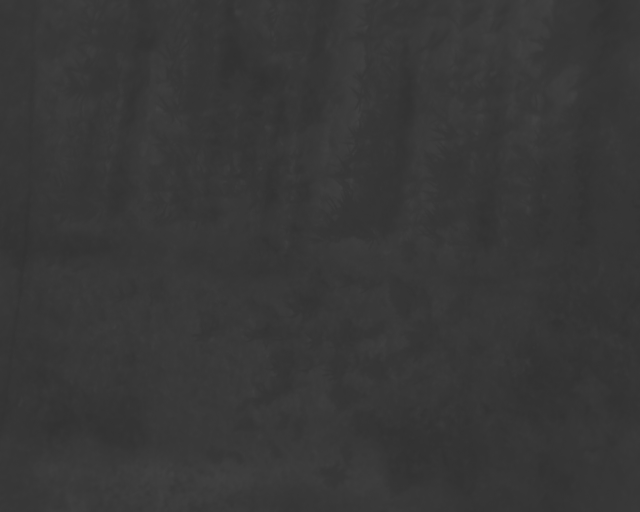
#> input picture 0219_lwir.tif, 640 x 512 px, found by its file name
$ jupyter execute 'Image analysis.ipynb'   (shell and % lines are left out)
#> lines starting #> are read from the running program, lines starting #| are printed output that depends on the picture
[cell 1]
import cv2
import skimage
import numpy as np
import matplotlib.pyplot as plt
import tifffile

[cell 2]
img = tifffile.imread('CERAAS_TIR/0219_lwir.tif')
#> img is the input picture: shape (512, 640) uint16; min 12716, max 17204, mean 14394

[cell 3]
tifffile.imshow(img,cmap='jet')
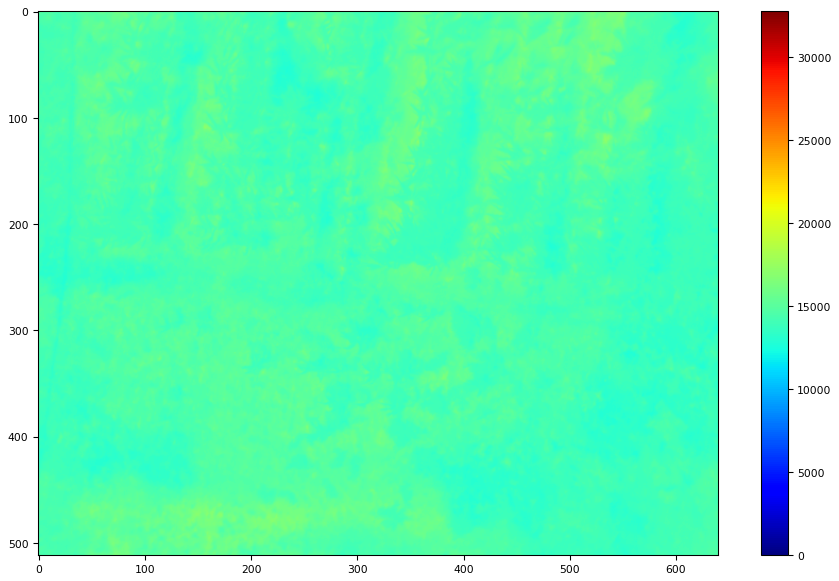
#> figure drawn by matplotlib, 2 panels
